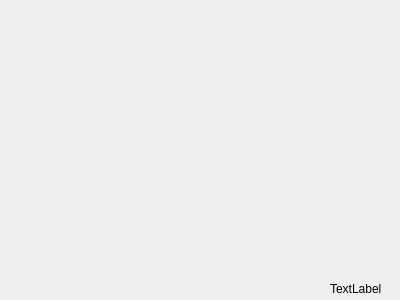
<?xml version="1.0" encoding="UTF-8"?>
<ui version="4.0">
 <class>Dialog</class>
 <widget class="QDialog" name="Dialog">
  <property name="geometry">
   <rect>
    <x>0</x>
    <y>0</y>
    <width>400</width>
    <height>300</height>
   </rect>
  </property>
  <property name="windowTitle">
   <string>Dialog</string>
  </property>
  <widget class="QLabel" name="label">
   <property name="geometry">
    <rect>
     <x>330</x>
     <y>280</y>
     <width>67</width>
     <height>17</height>
    </rect>
   </property>
   <property name="text">
    <string>TextLabel</string>
   </property>
  </widget>
 </widget>
 <layoutdefault spacing="6" margin="11"/>
 <resources/>
 <connections/>
</ui>
